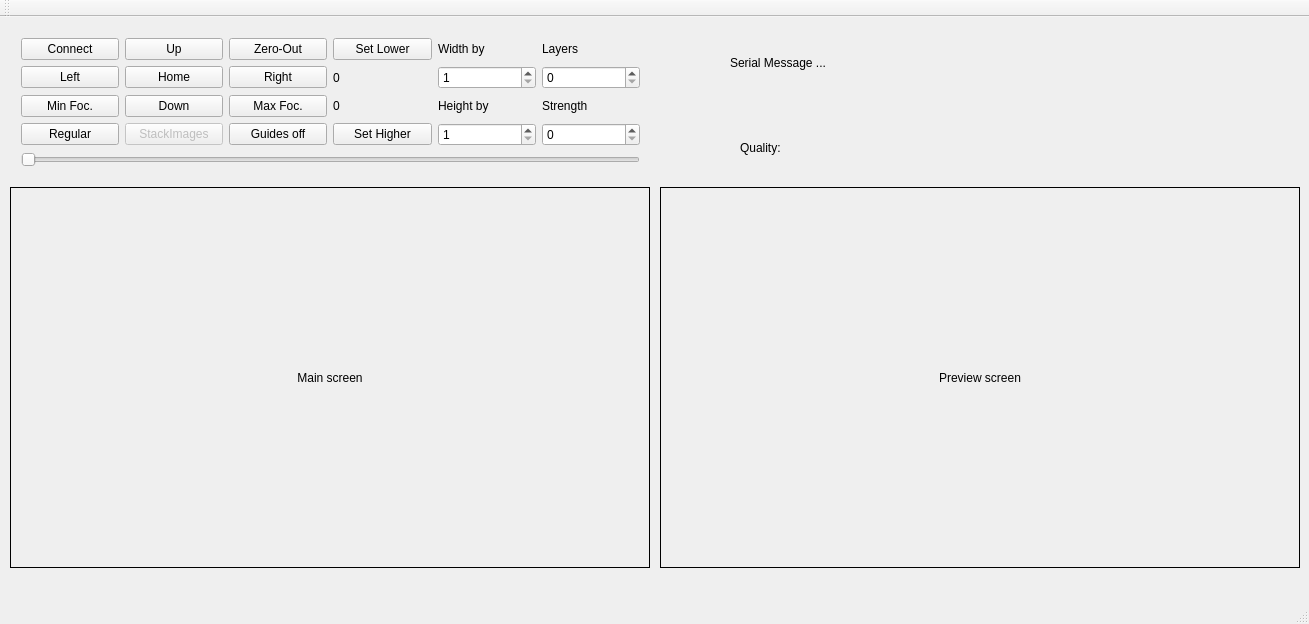
<?xml version="1.0" encoding="UTF-8"?>
<ui version="4.0">
 <class>MainWindow</class>
 <widget class="QMainWindow" name="MainWindow">
  <property name="geometry">
   <rect>
    <x>0</x>
    <y>0</y>
    <width>1309</width>
    <height>624</height>
   </rect>
  </property>
  <property name="windowTitle">
   <string>MainWindow</string>
  </property>
  <widget class="QWidget" name="centralWidget">
   <widget class="QWidget" name="layoutWidget">
    <property name="geometry">
     <rect>
      <x>10</x>
      <y>10</y>
      <width>641</width>
      <height>151</height>
     </rect>
    </property>
    <layout class="QGridLayout" name="gridLayout">
     <item row="3" column="2">
      <widget class="QPushButton" name="guidesButon">
       <property name="text">
        <string>Guides off</string>
       </property>
      </widget>
     </item>
     <item row="1" column="1">
      <widget class="QPushButton" name="homeButton">
       <property name="text">
        <string>Home</string>
       </property>
      </widget>
     </item>
     <item row="2" column="3">
      <widget class="QLabel" name="uBoundLabel">
       <property name="text">
        <string>0</string>
       </property>
      </widget>
     </item>
     <item row="0" column="3">
      <widget class="QPushButton" name="lowerBoundry">
       <property name="text">
        <string>Set Lower</string>
       </property>
      </widget>
     </item>
     <item row="1" column="4">
      <widget class="QSpinBox" name="widthSpinBox">
       <property name="minimum">
        <number>1</number>
       </property>
       <property name="maximum">
        <number>10</number>
       </property>
      </widget>
     </item>
     <item row="1" column="2">
      <widget class="QPushButton" name="rightButton">
       <property name="text">
        <string>Right</string>
       </property>
       <property name="autoRepeat">
        <bool>true</bool>
       </property>
       <property name="autoRepeatInterval">
        <number>50</number>
       </property>
      </widget>
     </item>
     <item row="3" column="3">
      <widget class="QPushButton" name="upperBoundry">
       <property name="text">
        <string>Set Higher</string>
       </property>
      </widget>
     </item>
     <item row="2" column="1">
      <widget class="QPushButton" name="downButton">
       <property name="text">
        <string>Down</string>
       </property>
       <property name="autoRepeat">
        <bool>true</bool>
       </property>
       <property name="autoRepeatInterval">
        <number>50</number>
       </property>
      </widget>
     </item>
     <item row="2" column="2">
      <widget class="QPushButton" name="maxFocus">
       <property name="text">
        <string>Max Foc.</string>
       </property>
      </widget>
     </item>
     <item row="0" column="0">
      <widget class="QPushButton" name="connectButton">
       <property name="text">
        <string>Connect</string>
       </property>
      </widget>
     </item>
     <item row="0" column="2">
      <widget class="QPushButton" name="zeroButton">
       <property name="text">
        <string>Zero-Out</string>
       </property>
      </widget>
     </item>
     <item row="3" column="1">
      <widget class="QPushButton" name="stackButton">
       <property name="enabled">
        <bool>false</bool>
       </property>
       <property name="text">
        <string>StackImages</string>
       </property>
      </widget>
     </item>
     <item row="2" column="4">
      <widget class="QLabel" name="heightByLabel">
       <property name="text">
        <string>Height by</string>
       </property>
      </widget>
     </item>
     <item row="1" column="0">
      <widget class="QPushButton" name="leftButton">
       <property name="text">
        <string>Left</string>
       </property>
       <property name="autoRepeat">
        <bool>true</bool>
       </property>
       <property name="autoRepeatInterval">
        <number>50</number>
       </property>
      </widget>
     </item>
     <item row="3" column="0">
      <widget class="QPushButton" name="laplacianButton">
       <property name="autoFillBackground">
        <bool>false</bool>
       </property>
       <property name="text">
        <string>Regular</string>
       </property>
      </widget>
     </item>
     <item row="3" column="4">
      <widget class="QSpinBox" name="heightSpinBox">
       <property name="minimum">
        <number>1</number>
       </property>
       <property name="maximum">
        <number>10</number>
       </property>
       <property name="value">
        <number>1</number>
       </property>
      </widget>
     </item>
     <item row="2" column="0">
      <widget class="QPushButton" name="minFocus">
       <property name="text">
        <string>Min Foc.</string>
       </property>
      </widget>
     </item>
     <item row="0" column="1">
      <widget class="QPushButton" name="upButton">
       <property name="text">
        <string>Up</string>
       </property>
       <property name="autoRepeat">
        <bool>true</bool>
       </property>
       <property name="autoRepeatInterval">
        <number>50</number>
       </property>
      </widget>
     </item>
     <item row="0" column="4">
      <widget class="QLabel" name="widthByLabel">
       <property name="text">
        <string>Width by</string>
       </property>
      </widget>
     </item>
     <item row="1" column="3">
      <widget class="QLabel" name="lBoundLabel">
       <property name="text">
        <string>0</string>
       </property>
      </widget>
     </item>
     <item row="1" column="5">
      <widget class="QSpinBox" name="layersSpinBox"/>
     </item>
     <item row="0" column="5">
      <widget class="QLabel" name="layersLabel">
       <property name="text">
        <string>Layers</string>
       </property>
      </widget>
     </item>
     <item row="2" column="5">
      <widget class="QLabel" name="strengthLabel">
       <property name="text">
        <string>Strength</string>
       </property>
      </widget>
     </item>
     <item row="3" column="5">
      <widget class="QSpinBox" name="strengthSpinBox"/>
     </item>
     <item row="4" column="0" colspan="6">
      <widget class="QSlider" name="moveByDistance">
       <property name="minimum">
        <number>1</number>
       </property>
       <property name="maximum">
        <number>100</number>
       </property>
       <property name="orientation">
        <enum>Qt::Horizontal</enum>
       </property>
      </widget>
     </item>
    </layout>
   </widget>
   <widget class="QLabel" name="videoLabel">
    <property name="geometry">
     <rect>
      <x>10</x>
      <y>170</y>
      <width>640</width>
      <height>381</height>
     </rect>
    </property>
    <property name="maximumSize">
     <size>
      <width>16777215</width>
      <height>16777215</height>
     </size>
    </property>
    <property name="frameShape">
     <enum>QFrame::Box</enum>
    </property>
    <property name="text">
     <string>Main screen</string>
    </property>
    <property name="scaledContents">
     <bool>true</bool>
    </property>
    <property name="alignment">
     <set>Qt::AlignCenter</set>
    </property>
   </widget>
   <widget class="QLabel" name="testLabel">
    <property name="geometry">
     <rect>
      <x>660</x>
      <y>170</y>
      <width>640</width>
      <height>381</height>
     </rect>
    </property>
    <property name="frameShape">
     <enum>QFrame::Box</enum>
    </property>
    <property name="text">
     <string>Preview screen</string>
    </property>
    <property name="scaledContents">
     <bool>true</bool>
    </property>
    <property name="alignment">
     <set>Qt::AlignCenter</set>
    </property>
   </widget>
   <widget class="QLabel" name="serialLabel">
    <property name="geometry">
     <rect>
      <x>730</x>
      <y>10</y>
      <width>221</width>
      <height>71</height>
     </rect>
    </property>
    <property name="text">
     <string>Serial Message ...</string>
    </property>
   </widget>
   <widget class="QLabel" name="qualityLabel">
    <property name="geometry">
     <rect>
      <x>740</x>
      <y>120</y>
      <width>221</width>
      <height>21</height>
     </rect>
    </property>
    <property name="text">
     <string>Quality: </string>
    </property>
   </widget>
  </widget>
  <widget class="QMenuBar" name="menuBar">
   <property name="geometry">
    <rect>
     <x>0</x>
     <y>0</y>
     <width>1309</width>
     <height>22</height>
    </rect>
   </property>
  </widget>
  <widget class="QToolBar" name="mainToolBar">
   <attribute name="toolBarArea">
    <enum>TopToolBarArea</enum>
   </attribute>
   <attribute name="toolBarBreak">
    <bool>false</bool>
   </attribute>
  </widget>
  <widget class="QStatusBar" name="statusBar"/>
 </widget>
 <layoutdefault spacing="6" margin="11"/>
 <resources/>
 <connections/>
</ui>
